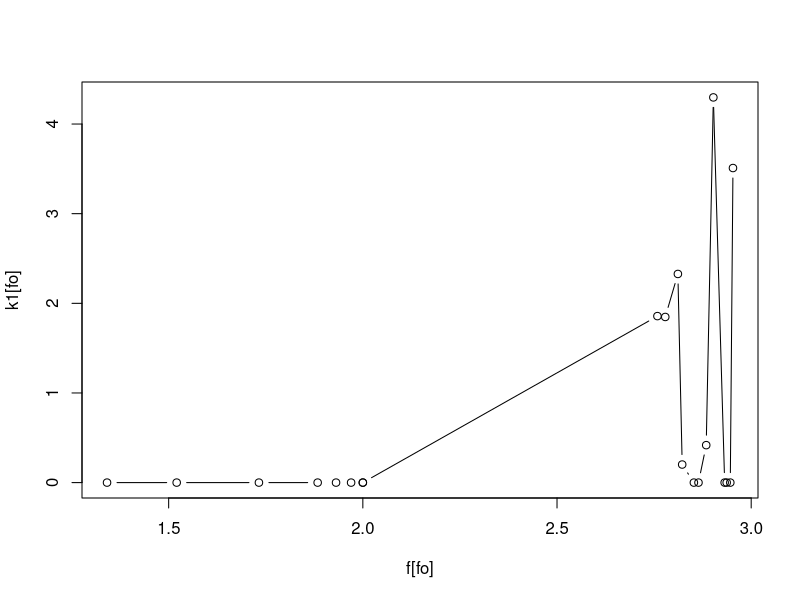
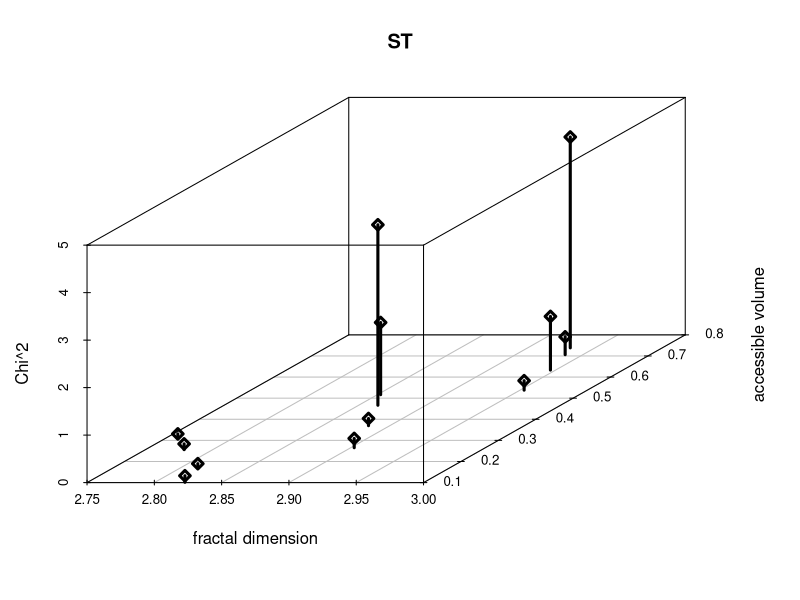
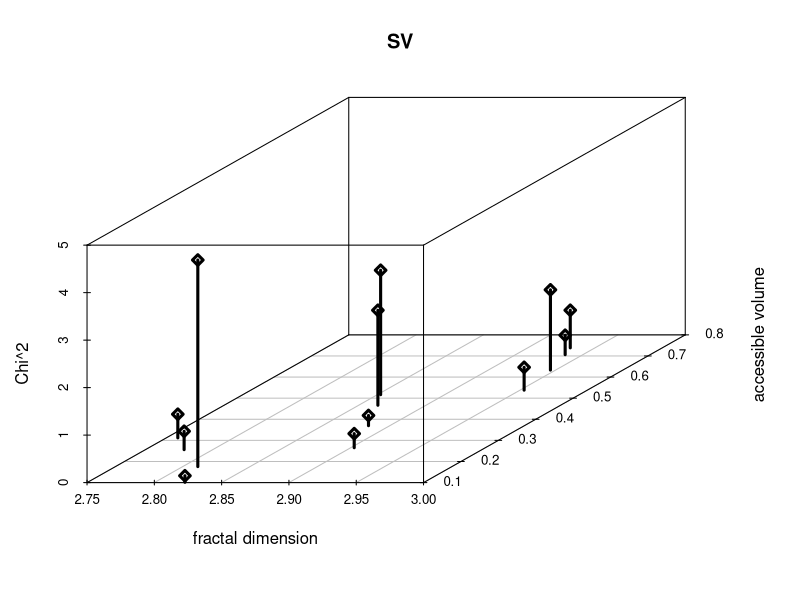
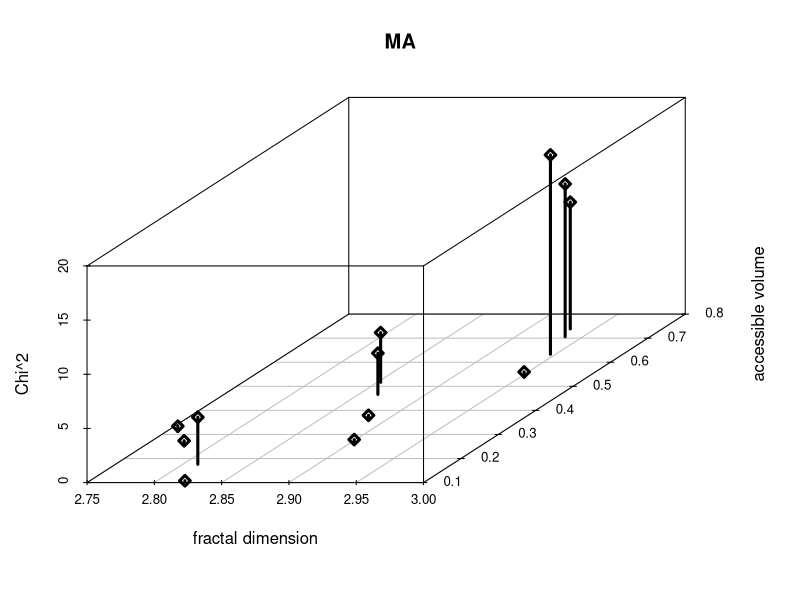
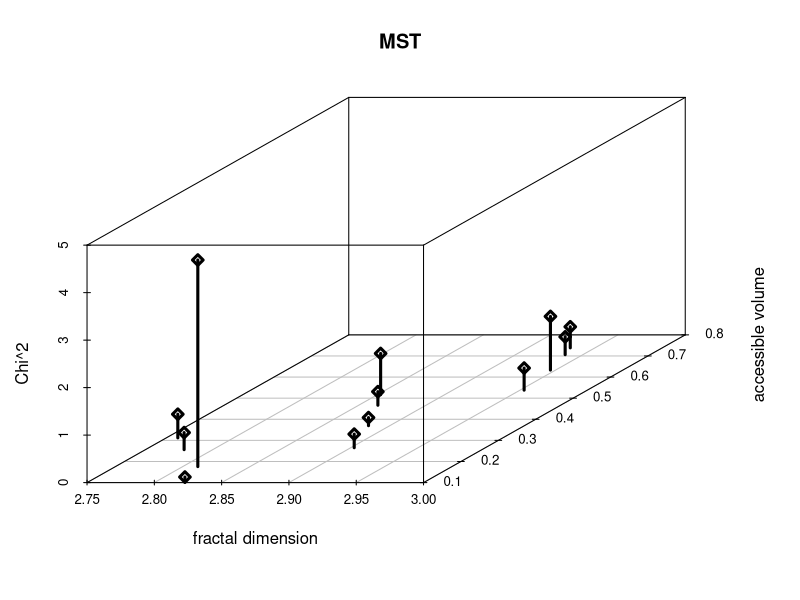
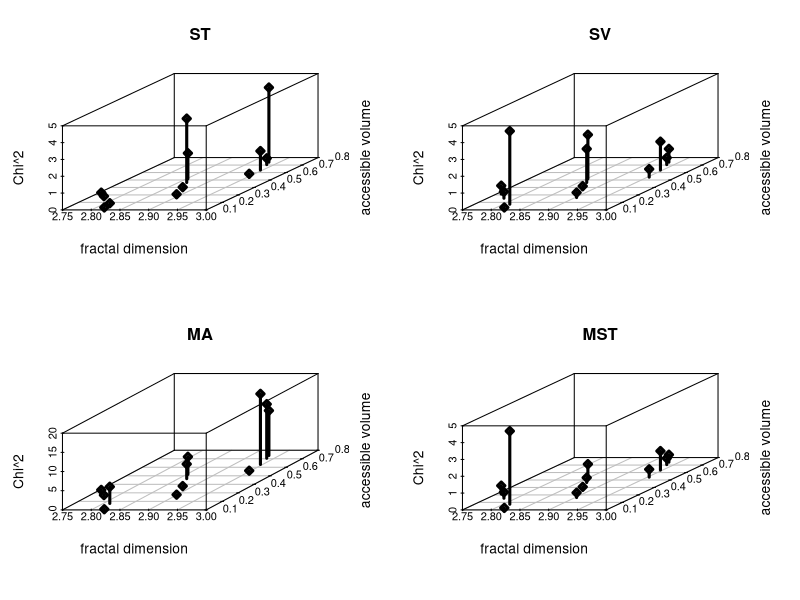
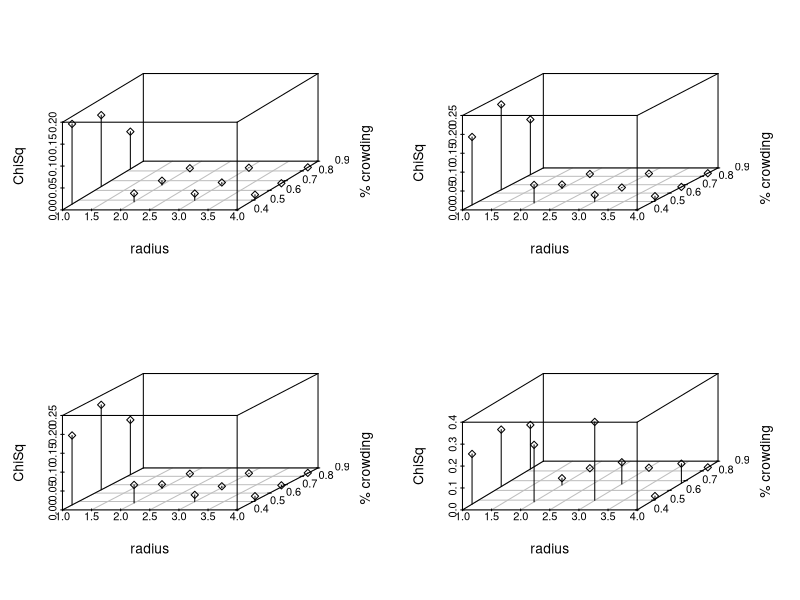
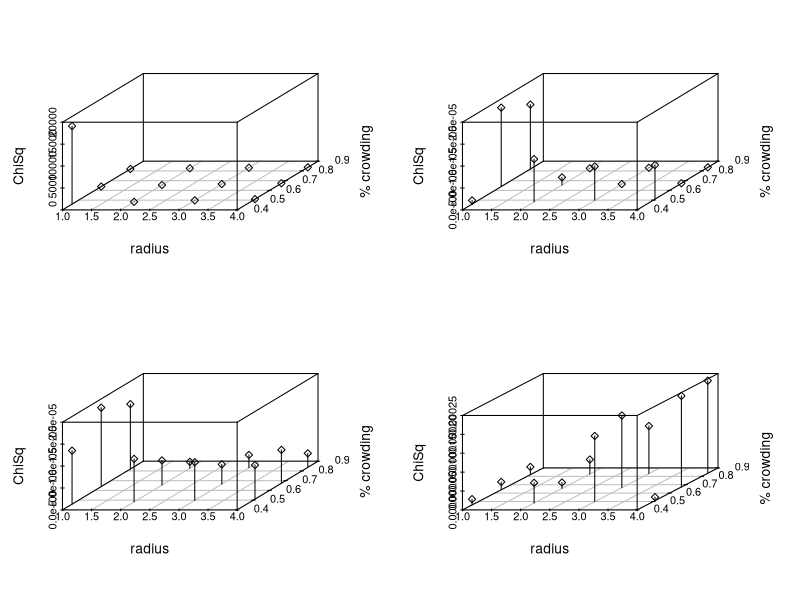

The R source for these figures, in order: (Note: this script raises an error after producing the figures.)
library("scatterplot3d")
d2<-read.table(file="2DFITS.TXT",header=T)
d3<-read.table(file="3dfits.txt",header=T,sep=" ")
metrics<-read.table(file="all_data.dat",header=T)
names(d2)<-c("pct","a_b","radius","models","k1","k2","tau_eta","h_zeta","chi2","sci","det")
names(d3)<-c("radius","pct","models","k1","k2","tau_eta","h_zeta","chi2","sci","det")
d2$chi2<-as.numeric(d2$chi2)
d3$chi2<-as.numeric(d3$chi2)
d2$k1<-as.numeric(d2$k1)
d3$k1<-as.numeric(d3$k1)
d2$k2<-as.numeric(d2$k2)
d3$k2<-as.numeric(d3$k2)
all<-merge(d2,d3,by=intersect(names(d2),names(d3)),all=T)
all<-merge(all,metrics,by=intersect(names(all),names(metrics)),all=T)
all$dim[is.na(all$dim)]<-2
all$fdim[is.na(all$fdim)]<-2
all$models<-as.character(all$models)
all$a_b<-as.character(all$a_b)
all$accvol[is.na(all$accvol)]<-1
ma<-all$models=="MA/MA" & all$dim==2 & all$a_b=="1:01" 
sv<-all$models=="SV/MA" & all$dim==2 & all$a_b=="1:01" 
st<-all$models=="ST/MA" & all$dim==2 & all$a_b=="1:01" 
ms<-all$models=="ST/ST" & all$dim==2 & all$a_b=="1:01" 

svd2<-all[sv,]
mad2<-all[ma,]
std2<-all[st,]
msd2<-all[ms,]

ma<-all$models=="MA/MA" & all$dim==3
sv<-all$models=="SV/MA" & all$dim==3
st<-all$models=="ST/MA" & all$dim==3
ms<-all$models=="ST/ST" & all$dim==3

svd3<-all[sv,]
mad3<-all[ma,]
std3<-all[st,]
msd3<-all[ms,]

ma<-all$models=="MA/MA" 
sv<-all$models=="SV/MA" 
st<-all$models=="ST/MA" 
ms<-all$models=="ST/ST" 

sv<-all[sv,]
ma<-all[ma,]
st<-all[st,]
ms<-all[ms,]

### Plotting Trends in Model Parameters #####
expected<-(4/3*pi)/(100^3)
k1_3<-svd3$k1/expected
f_3<-svd3$fdim
expected<- pi/(1000^2)
k1_2<-svd2$k1/expected
f_2<-svd2$fdim

f<-c(f_2,f_3)
k1<-c(k1_2,k1_3)


fo<-order(f)
plot(f[fo],k1[fo],typ="b")

postscript(file="3dbar1.ps",paper="letter")
scatterplot3d(std3$fdim,std3$accvol,std3$chi2,typ="h",lwd=3,pch=5,xlab="fractal dimension",ylab="accessible volume",zlab="Chi^2",main="ST")
dev.off()
postscript(file="3dbar2.ps",paper="letter")
scatterplot3d(svd3$fdim,svd3$accvol,svd3$chi2,typ="h",lwd=3,pch=5,xlab="fractal dimension",ylab="accessible volume",zlab="Chi^2",main="SV")
dev.off()
postscript(file="3dbar3.ps",paper="letter")
scatterplot3d(mad3$fdim,mad3$accvol,mad3$chi2,typ="h",lwd=3,pch=5,xlab="fractal dimension",ylab="accessible volume",zlab="Chi^2",main="MA")
dev.off()
postscript(file="3dbar4.ps",paper="letter")
scatterplot3d(msd3$fdim,msd3$accvol,msd3$chi2,typ="h",lwd=3,pch=5,xlab="fractal dimension",ylab="accessible volume",zlab="Chi^2",main="MST")
dev.off()
postscript(file="3bar_metrics.ps",paper="letter")
par(mfrow=c(2,2))
scatterplot3d(std3$fdim,std3$accvol,std3$chi2,typ="h",lwd=3,pch=5,xlab="fractal dimension",ylab="accessible volume",zlab="Chi^2",main="ST")
scatterplot3d(svd3$fdim,svd3$accvol,svd3$chi2,typ="h",lwd=3,pch=5,xlab="fractal dimension",ylab="accessible volume",zlab="Chi^2",main="SV")
scatterplot3d(mad3$fdim,mad3$accvol,mad3$chi2,typ="h",lwd=3,pch=5,xlab="fractal dimension",ylab="accessible volume",zlab="Chi^2",main="MA")
scatterplot3d(msd3$fdim,msd3$accvol,msd3$chi2,typ="h",lwd=3,pch=5,xlab="fractal dimension",ylab="accessible volume",zlab="Chi^2",main="MST")
dev.off()

postscript(file="3dbar_k2_radius.ps",paper="letter")
par(mfrow=c(2,2))
scatterplot3d(std3$radius,std3$pct_vol,std3$k2,typ="h",lwd=1,pch=5,xlab="radius",ylab="% crowding",zlab="ChiSq")
scatterplot3d(svd3$radius,svd3$pct_vol,svd3$k2,typ="h",lwd=1,pch=5,xlab="radius",ylab="% crowding",zlab="ChiSq")
scatterplot3d(mad3$radius,mad3$pct_vol,mad3$k2,typ="h",lwd=1,pch=5,xlab="radius",ylab="% crowding",zlab="ChiSq")
scatterplot3d(msd3$radius,msd3$pct_vol,msd3$k2,typ="h",lwd=1,pch=5,xlab="radius",ylab="% crowding",zlab="ChiSq")
dev.off()

postscript(file="3dbar_k1_radius.ps",paper="letter")
par(mfrow=c(2,2))
scatterplot3d(std3$radius,std3$pct_vol,std3$k1,typ="h",lwd=1,pch=5,xlab="radius",ylab="% crowding",zlab="ChiSq")
scatterplot3d(svd3$radius,svd3$pct_vol,svd3$k1,typ="h",lwd=1,pch=5,xlab="radius",ylab="% crowding",zlab="ChiSq")
scatterplot3d(mad3$radius,mad3$pct_vol,mad3$k1,typ="h",lwd=1,pch=5,xlab="radius",ylab="% crowding",zlab="ChiSq")
scatterplot3d(msd3$radius,msd3$pct_vol,msd3$k1,typ="h",lwd=1,pch=5,xlab="radius",ylab="% crowding",zlab="ChiSq")
dev.off()

postscript(file="3dbar_radius.ps",paper="letter")
par(mfrow=c(2,2))
scatterplot3d(std3$radius,std3$pct_vol,std3$chi2,typ="h",lwd=1,pch=5,xlab="radius",ylab="% crowding",zlab="ChiSq")
scatterplot3d(svd3$radius,svd3$pct_vol,svd3$chi2,typ="h",lwd=1,pch=5,xlab="radius",ylab="% crowding",zlab="ChiSq")
scatterplot3d(mad3$radius,mad3$pct_vol,mad3$chi2,typ="h",lwd=1,pch=5,xlab="radius",ylab="% crowding",zlab="ChiSq")
scatterplot3d(msd3$radius,msd3$pct_vol,msd3$chi2,typ="h",lwd=1,pch=5,xlab="radius",ylab="% crowding",zlab="ChiSq")
dev.off()
postscript(file="2dbar1.ps",paper="letter")
scatterplot3d(std2$fdim,std2$accvol,std2$chi2,typ="h",lwd=3,pch=5,xlab="fractal dimension",ylab="accessible volume",zlab="Chi^2",main="ST",angle=60,lab.z=3)
dev.off()
postscript(file="2dbar2.ps",paper="letter")
scatterplot3d(svd2$fdim,svd2$accvol,svd2$chi2,typ="h",lwd=3,pch=5,xlab="fractal dimension",ylab="accessible volume",zlab="Chi^2",main="SV",angle=60)
dev.off()
postscript(file="2dbar3.ps",paper="letter")
scatterplot3d(mad2$fdim,mad2$accvol,mad2$chi2,typ="h",lwd=3,pch=5,xlab="fractal dimension",ylab="accessible volume",zlab="Chi^2",main="MA",angle=60)
dev.off()
postscript(file="2dbar4.ps",paper="letter")
scatterplot3d(msd2$fdim,msd2$accvol,msd2$chi2,typ="h",lwd=3,pch=5,xlab="fractal dimension",ylab="accessible volume",zlab="Chi^2",main="MST",angle=60)
dev.off()

postscript(file="2bar_metrics.ps",paper="letter")
par(mfrow=c(2,2))
scatterplot3d(std2$fdim,std2$accvol,std2$chi2,typ="h",lwd=3,pch=5,xlab="fractal dimension",ylab="accessible volume",zlab="Chi^2",main="ST",lab.z=2)
scatterplot3d(svd2$fdim,svd2$accvol,svd2$chi2,typ="h",lwd=3,pch=5,xlab="fractal dimension",ylab="accessible volume",zlab="Chi^2",main="SV",lab.z=2)
scatterplot3d(mad2$fdim,mad2$accvol,mad2$chi2,typ="h",lwd=3,pch=5,xlab="fractal dimension",ylab="accessible volume",zlab="Chi^2",main="MA",lab.z=2)
scatterplot3d(msd2$fdim,msd2$accvol,msd2$chi2,typ="h",lwd=3,pch=5,xlab="fractal dimension",ylab="accessible volume",zlab="Chi^2",main="MST",lab.z=2)
dev.off()

postscript(file="3bar_k1.ps",paper="letter")
par(mfrow=c(2,2))
clr<-tim.colors()[round(5.8*(6+log(std3$chi2)))]
scatterplot3d(std3$fdim,std3$accvol,log(std3$k1),typ="h",lwd=3,pch=5,xlab="fractal dimension",ylab="accessible volume",zlab="log(k1)",main="ST",lab.z=2,color=clr)
clr<-tim.colors()[round(5.8*(6+log(svd3$chi2)))]
scatterplot3d(svd3$fdim,svd3$accvol,log(svd3$k1),typ="h",lwd=3,pch=5,xlab="fractal dimension",ylab="accessible volume",zlab="log(k1)",main="SV",lab.z=2,color=clr)
clr<-tim.colors()[round(5.8*(6+log(mad3$chi2)))]
scatterplot3d(mad3$fdim,mad3$accvol,log(mad3$k1),typ="h",lwd=3,pch=5,xlab="fractal dimension",ylab="accessible volume",zlab="log(k1)",main="MA",lab.z=2,color=clr)
clr<-tim.colors()[round(5.8*(6+log(msd3$chi2)))]
scatterplot3d(msd3$fdim,msd3$accvol,log(msd3$k1),typ="h",lwd=3,pch=5,xlab="fractal dimension",ylab="accessible volume",zlab="log(k1)",main="MST",lab.z=2,color=clr)
dev.off()

postscript(file="3bar_k2.ps",paper="letter")
par(mfrow=c(2,2))
clr<-tim.colors()[round(5.8*(6+log(std3$chi2)))]
scatterplot3d(std3$fdim,std3$accvol,log(std3$h_zeta),typ="h",lwd=3,pch=5,xlab="fractal dimension",ylab="accessible volume",zlab="log(k2)",main="ST",lab.z=2,color=clr)
clr<-tim.colors()[round(5.8*(6+log(svd3$chi2)))]
scatterplot3d(svd3$fdim,svd3$accvol,log(svd3$k2),typ="h",lwd=3,pch=5,xlab="fractal dimension",ylab="accessible volume",zlab="log(k2)",main="SV",lab.z=2,color=clr)
clr<-tim.colors()[round(5.8*(6+log(mad3$chi2)))]
scatterplot3d(mad3$fdim,mad3$accvol,log(mad3$k2),typ="h",lwd=3,pch=5,xlab="fractal dimension",ylab="accessible volume",zlab="log(k2)",main="MA",lab.z=2,color=clr)
clr<-tim.colors()[round(5.8*(6+log(msd3$chi2)))]
scatterplot3d(msd3$fdim,msd3$accvol,log(msd3$k2),typ="h",lwd=3,pch=5,xlab="fractal dimension",ylab="accessible volume",zlab="log(k2)",main="MST",lab.z=2,color=clr)
dev.off()

postscript(file="2bar_k1.ps",paper="letter")
par(mfrow=c(2,2))
scatterplot3d(std2$fdim,std2$accvol,log(std2$k1),typ="h",lwd=3,pch=5,xlab="fractal dimension",ylab="accessible volume",zlab="Chi^2",main="ST",lab.z=2)
scatterplot3d(svd2$fdim,svd2$accvol,log(svd2$k1),typ="h",lwd=3,pch=5,xlab="fractal dimension",ylab="accessible volume",zlab="Chi^2",main="SV",lab.z=2)
scatterplot3d(mad2$fdim,mad2$accvol,log(mad2$k1),typ="h",lwd=3,pch=5,xlab="fractal dimension",ylab="accessible volume",zlab="Chi^2",main="MA",lab.z=2)
scatterplot3d(msd2$fdim,msd2$accvol,log(msd2$k1),typ="h",lwd=3,pch=5,xlab="fractal dimension",ylab="accessible volume",zlab="Chi^2",main="MST",lab.z=2)
dev.off()

postscript(file="2bar_k2.ps",paper="letter")
par(mfrow=c(2,2))
scatterplot3d(std2$fdim,std2$accvol,std2$k2,typ="h",lwd=3,pch=5,xlab="fractal dimension",ylab="accessible volume",zlab="Chi^2",main="ST",lab.z=2)
scatterplot3d(svd2$fdim,svd2$accvol,svd2$k2,typ="h",lwd=3,pch=5,xlab="fractal dimension",ylab="accessible volume",zlab="Chi^2",main="SV",lab.z=2)
scatterplot3d(mad2$fdim,mad2$accvol,mad2$k2,typ="h",lwd=3,pch=5,xlab="fractal dimension",ylab="accessible volume",zlab="Chi^2",main="MA",lab.z=2)
scatterplot3d(msd2$fdim,msd2$accvol,msd2$k2,typ="h",lwd=3,pch=5,xlab="fractal dimension",ylab="accessible volume",zlab="Chi^2",main="MST",lab.z=2)
dev.off()
